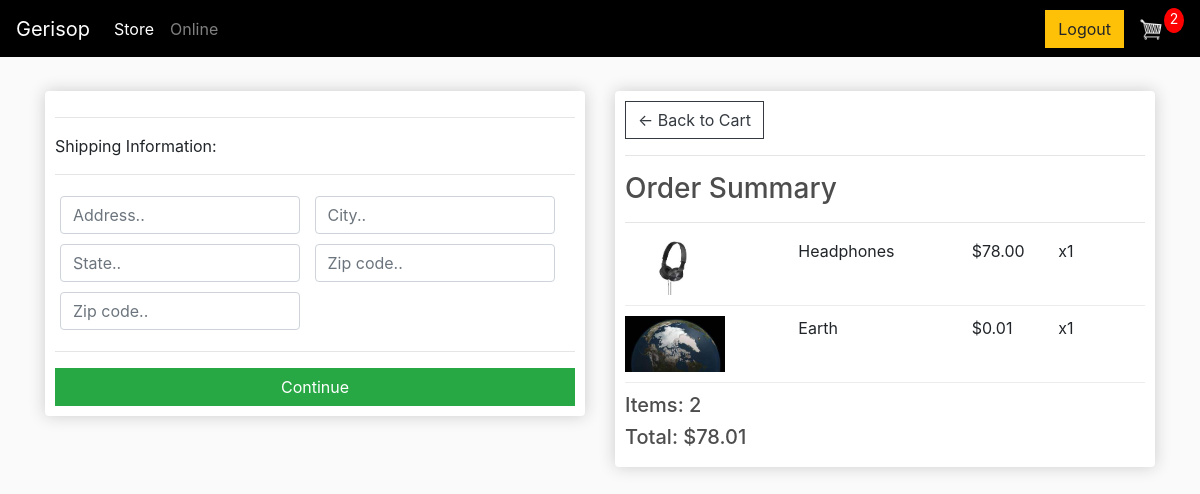
/checkout/ (signed in), run on an earlier commit of the app's database.
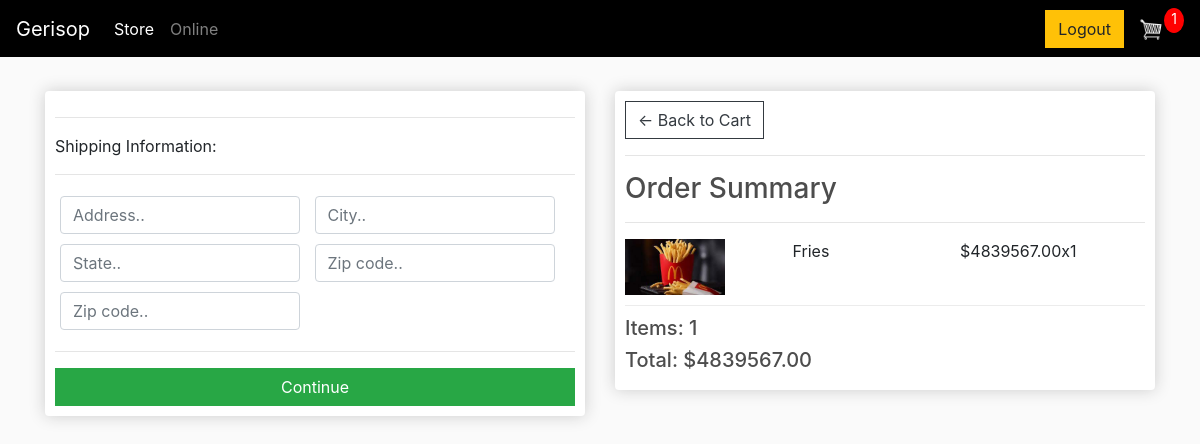
And on a later commit of the database.
### store/models.py (models this page shows, shortened)
class OrderItem(models.Model):
	product = models.ForeignKey(Product, on_delete=models.SET_NULL, null=True)
	order = models.ForeignKey(Order, on_delete=models.SET_NULL, null=True)
	quantity = models.IntegerField(default=0, null=True, blank=True)
	date_added = models.DateTimeField(auto_now_add=True)
	@property
	def get_total(self):
		total = self.product.price * self.quantity
		return total

class Product(models.Model):
	name = models.CharField(max_length=200)
	price = models.FloatField()
	digital = models.BooleanField(default=False,null=True, blank=True)
	image = models.ImageField(null=True, blank=True)
	@property
	def imageURL(self):
		try:
			url = self.image.url
		except:
			url = ''
		return url

class Order(models.Model):
	customer = models.ForeignKey(Customer, on_delete=models.SET_NULL, null=True, blank=True)
	date_ordered = models.DateTimeField(auto_now_add=True)
	complete = models.BooleanField(default=False)
	transaction_id = models.CharField(max_length=100, null=True)
	@property
	def shipping(self):
		shipping = False
		orderitems = self.orderitem_set.all()
		for i in orderitems:
			if i.product.digital == False:
				shipping = True
		return shipping
	@property
	def get_cart_total(self):
		orderitems = self.orderitem_set.all()
		total = sum([item.get_total for item in orderitems])
		return total
	@property
	def get_cart_items(self):
		orderitems = self.orderitem_set.all()
		total = sum([item.quantity for item in orderitems])
		return total

### store/views.py (the view)
# urls.py: path('checkout/', views.checkout, name="checkout"),
def checkout(request):
	if request.user.is_authenticated:
		customer = request.user.customer
		order, created = Order.objects.get_or_create(customer=customer, complete=False)
		items = order.orderitem_set.all()
		cartItems = order.get_cart_items
	else:
		items = []
		order = {'get_cart_total':0, 'get_cart_items':0, 'shipping':False}
		cartItems = order['get_cart_items']
	context = {'items':items, 'order':order, 'cartItems':cartItems}
	return render(request, 'store/checkout.html', context)

### store/templates/store/checkout.html (shortened to what this page needs)
{% extends 'store/main.html' %}
{% load static %}
{% block content %}
     <div class="row">
		<div class="col-lg-6">
			<div class="box-element" id="form-wrapper">
				<form id="form">
					<div id="shipping-info">
						<hr>
						<p>Shipping Information:</p>
						<hr>
						<div class="form-field">
							<input class="form-control" type="text" name="address" placeholder="Address..">
						</div>
						<div class="form-field">
							<input class="form-control" type="text" name="city" placeholder="City..">
						</div>
						<div class="form-field">
							<input class="form-control" type="text" name="state" placeholder="State..">
						</div>
						<div class="form-field">
							<input class="form-control" type="text" name="zipcode" placeholder="Zip code..">
						</div>
						<div class="form-field">
							<input class="form-control" type="text" name="country" placeholder="Zip code..">
						</div>
					</div>
					<hr>
					<input id="form-button" class="btn btn-success btn-block" type="submit" value="Continue">
				</form>
			</div>
			<br>
		</div>
		<div class="col-lg-6">
			<div class="box-element">
				<a  class="btn btn-outline-dark" href="{% url 'cart' %}">&#x2190; Back to Cart</a>
				<hr>
				<h3>Order Summary</h3>
				<hr>
				{% for item in items %}
				<div class="cart-row">
					<div style="flex:2"><img class="row-image" src="{{item.product.imageURL}}"></div>
					<div style="flex:2"><p>{{item.product.name}}</p></div>
					<div style="flex:1"><p>${{item.product.price|floatformat:2}}</p></div>
					<div style="flex:1"><p>x{{item.quantity}}</p></div>
				</div>
				{% endfor %}
				<h5>Items:   {{order.get_cart_items}}</h5>
				<h5>Total:   ${{order.get_cart_total|floatformat:2}}</h5>
			</div>
		</div>
	</div>
{% endblock content %}

What changed in the data, as far as the page shows it:
removed OrderItem: product.imageURL (picture), product.name "Headphones", product.price "78.00", quantity "1"
removed OrderItem: product.imageURL (picture), product.name "Earth", product.price "0.01", quantity "1"
added OrderItem: product.imageURL (picture), product.name "Fries", product.price "4839567.00", quantity "1"
computed for Order: get_cart_items "2" → "1"; get_cart_total "78.01" → "4839567.00"
Also different on the page:
{{ cartItems }}: "2" → "1"
